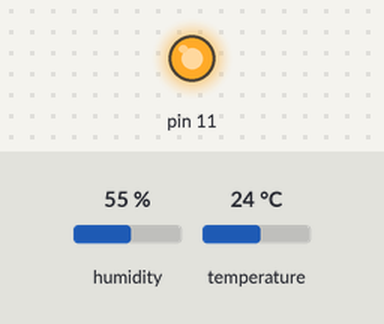
The program below on a simulated Raspberry Pi (header pin numbers). On the bench: output pins drawn as LEDs (lit = HIGH). The inputs (shaded band) are chosen by the test bench; at power-on: humidity 55 %, temperature 24 °C. The clock reads 2024-03-15 10:24:30 at power-on unless the program sets it; pins used as bus, display or sensor lines are not drawn; what the program prints to the terminal is not drawn.

Above: at 1.2 s.
1.3 s: humidity set to 22 %
5.5 s: temperature set to 12 °C
8.5 s: humidity set to 40 %
Timing chart, 0 to 11.5 s (numbered marks = the images above; inputs shaded):
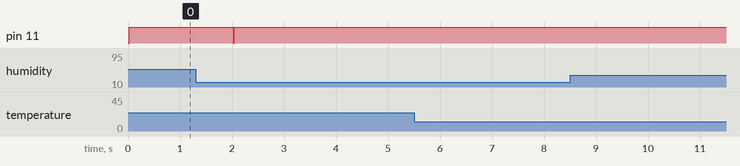

The program:

DHT11.py
```python
#!/usr/bin/env python3
#############################################################################
# Filename    : DHT11.py
# Description :	read the temperature and humidity data of DHT11
# Author      : www.quadstore.in
# modification: 2018/08/03
########################################################################
import RPi.GPIO as GPIO
import time
import QS_DHT as DHT
DHTPin = 11     #define the pin of DHT11

def loop():
    dht = DHT.DHT(DHTPin)   #create a DHT class object
    sumCnt = 0              #number of reading times
    while(True):
        sumCnt += 1         #counting number of reading times
        chk = dht.readDHT11()     #read DHT11 and get a return value. Then determine whether data read is normal according to the return value.
        print ("The sumCnt is : %d, \t chk    : %d"%(sumCnt,chk))
        if (chk is dht.DHTLIB_OK):      #read DHT11 and get a return value. Then determine whether data read is normal according to the return value.
            print("DHT11,OK!")
        elif(chk is dht.DHTLIB_ERROR_CHECKSUM): #data check has errors
            print("DHTLIB_ERROR_CHECKSUM!!")
        elif(chk is dht.DHTLIB_ERROR_TIMEOUT):  #reading DHT times out
            print("DHTLIB_ERROR_TIMEOUT!")
        else:               #other errors
            print("Other error!")

        print("Humidity : %.2f, \t Temperature : %.2f \n"%(dht.humidity,dht.temperature))
        time.sleep(2)

if __name__ == '__main__':
    print ('Program is starting ... ')
    try:
        loop()
    except KeyboardInterrupt:
        GPIO.cleanup()
        exit()
```

QS_DHT.py
```python
#!/usr/bin/env python3
#############################################################################
# Filename    : QS_DHT.py
# Description :	DHT Temperature & Humidity Sensor library for Raspberry
# Author      : www.quadstore.in
# modification: 2018/08/03
########################################################################
import RPi.GPIO as GPIO
import time

class DHT(object):
	DHTLIB_OK = 0
	DHTLIB_ERROR_CHECKSUM = -1
	DHTLIB_ERROR_TIMEOUT = -2
	DHTLIB_INVALID_VALUE = -999

	DHTLIB_DHT11_WAKEUP = 0.020#0.018		#18ms
	DHTLIB_TIMEOUT = 0.0001			#100us

	humidity = 0
	temperature = 0

	def __init__(self,pin):
		self.pin = pin
		self.bits = [0,0,0,0,0]
		GPIO.setmode(GPIO.BOARD)
	#Read DHT sensor, store the original data in bits[]
	def readSensor(self,pin,wakeupDelay):
		mask = 0x80
		idx = 0
		self.bits = [0,0,0,0,0]
		GPIO.setup(pin,GPIO.OUT)
		GPIO.output(pin,GPIO.LOW)
		time.sleep(wakeupDelay)
		GPIO.output(pin,GPIO.HIGH)
		#time.sleep(40*0.000001)
		GPIO.setup(pin,GPIO.IN)

		loopCnt = self.DHTLIB_TIMEOUT
		t = time.time()
		while(GPIO.input(pin) == GPIO.LOW):
			if((time.time() - t) > loopCnt):
				#print ("Echo LOW")
				return self.DHTLIB_ERROR_TIMEOUT
		t = time.time()
		while(GPIO.input(pin) == GPIO.HIGH):
			if((time.time() - t) > loopCnt):
				#print ("Echo HIGH")
				return self.DHTLIB_ERROR_TIMEOUT
		for i in range(0,40,1):
			t = time.time()
			while(GPIO.input(pin) == GPIO.LOW):
				if((time.time() - t) > loopCnt):
					#print ("Data Low %d"%(i))
					return self.DHTLIB_ERROR_TIMEOUT
			t = time.time()
			while(GPIO.input(pin) == GPIO.HIGH):
				if((time.time() - t) > loopCnt):
					#print ("Data HIGH %d"%(i))
					return self.DHTLIB_ERROR_TIMEOUT
			if((time.time() - t) > 0.00005):
				self.bits[idx] |= mask
			#print("t : %f"%(time.time()-t))
			mask >>= 1
			if(mask == 0):
				mask = 0x80
				idx += 1
		#print (self.bits)
		GPIO.setup(pin,GPIO.OUT)
		GPIO.output(pin,GPIO.HIGH)
		return self.DHTLIB_OK
	#Read DHT sensor, analyze the data of temperature and humidity
	def readDHT11(self):
		rv = self.readSensor(self.pin,self.DHTLIB_DHT11_WAKEUP)
		if (rv is not self.DHTLIB_OK):
			self.humidity = self.DHTLIB_INVALID_VALUE
			self.temperature = self.DHTLIB_INVALID_VALUE
			return rv
		self.humidity = self.bits[0]
		self.temperature = self.bits[2] + self.bits[3]*0.1
		sumChk = ((self.bits[0] + self.bits[1] + self.bits[2] + self.bits[3]) & 0xFF)
		if(self.bits[4] is not sumChk):
			return self.DHTLIB_ERROR_CHECKSUM
		return self.DHTLIB_OK

def loop():
	dht = DHT(11)
	sumCnt = 0
	okCnt = 0
	while(True):
		sumCnt += 1
		chk = dht.readDHT11()
		if (chk is 0):
			okCnt += 1
		okRate = 100.0*okCnt/sumCnt;
		print("sumCnt : %d, \t okRate : %.2f%% "%(sumCnt,okRate))
		print("chk : %d, \t Humidity : %.2f, \t Temperature : %.2f "%(chk,dht.humidity,dht.temperature))
		time.sleep(3)

if __name__ == '__main__':
	print ('Program is starting ... ')
	try:
		loop()
	except KeyboardInterrupt:
		pass
		exit()
```

Measured:
- after the input at 5.5 s, every drawn part: stays the same
- after the input at 8.5 s, every drawn part: stays the same
